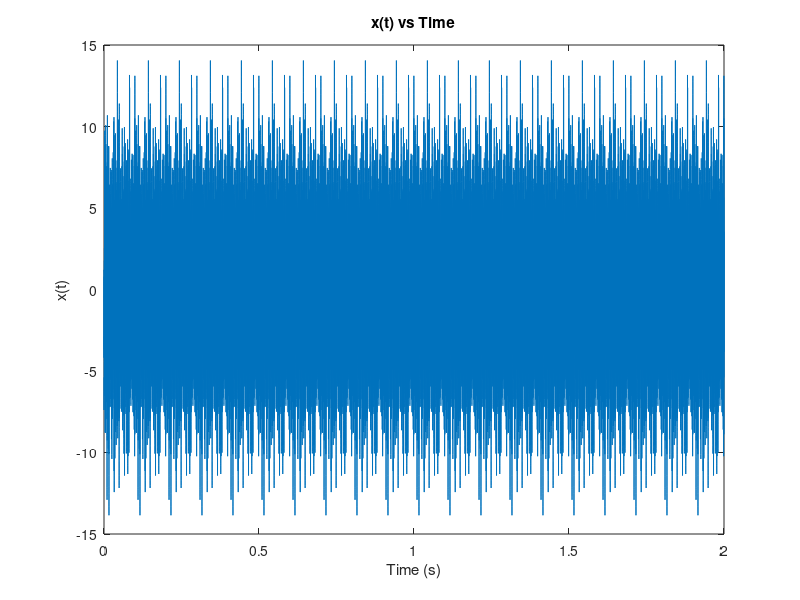
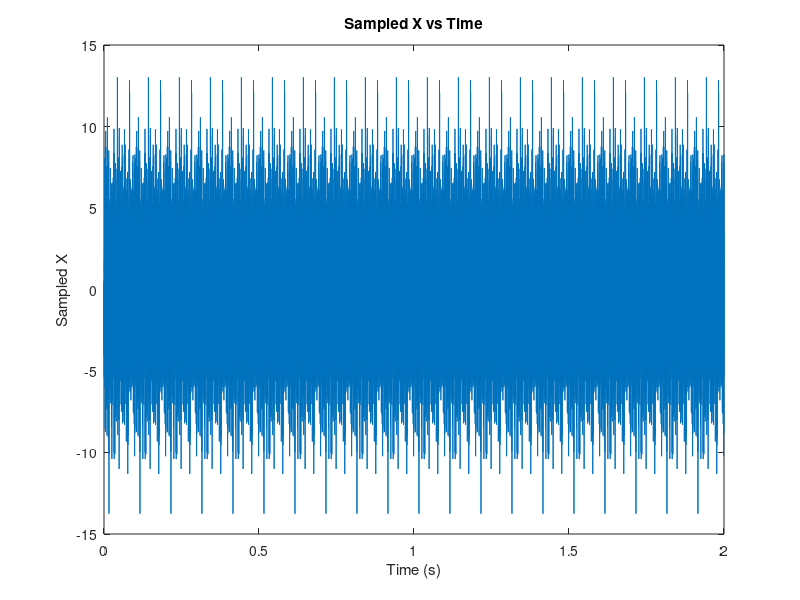
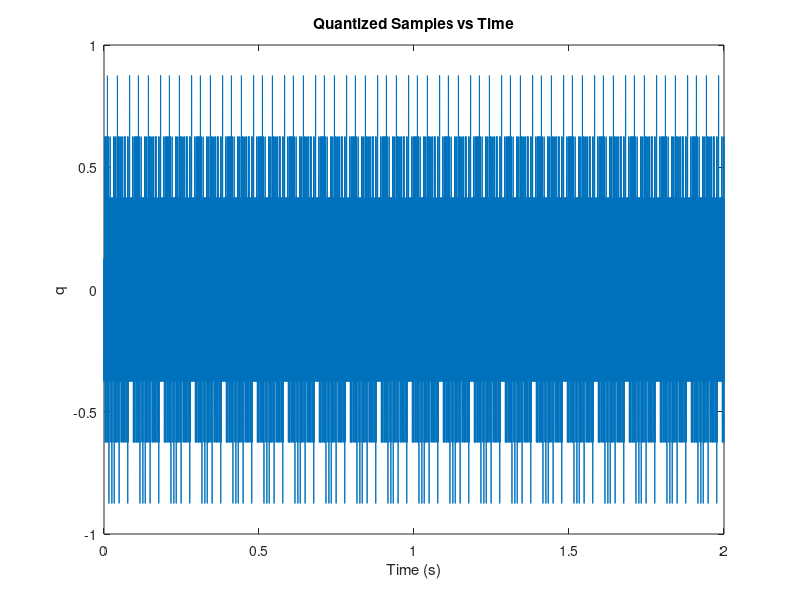
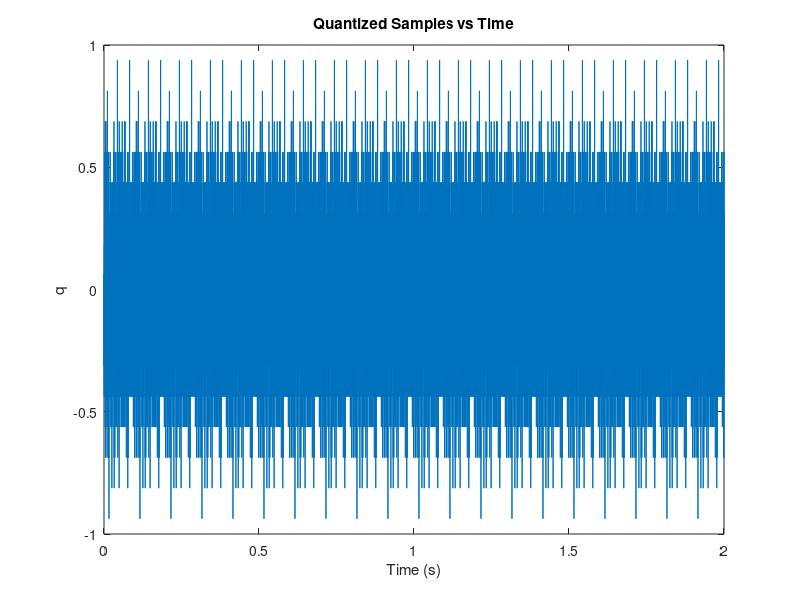

These figures' MATLAB source, in order:
% EECE4572 Communication Systems
% Tim Liming
% Homework 4

%% Variables
K = 111;                    % Number of components
fk = (100:30:3400);         % Frequency components
Ak = rand([1 K]);           % Amplitudes
phi_k = rand([1 K])*2*pi;   % Phases
T = 2;                      % signal duration (2s)
fs = 8E3;                   % 8 kHz sampling freq.
Fs = 10*fs;                 % sampling freq. mimicking CT

t = (0:1/Fs:T);             % time vector

%% 1. Generate x(t)

x_t = 0; % Initialize x(t)

for i=1:K
    % Build Signal Vector (Equation 1)
    x_t = x_t + Ak(i)*cos(2*pi*fk(i).*t+phi_k(i));
end % for

% Plot x(t)
figure(1);
plot(t,x_t);
title('x(t) vs Time');
xlabel('Time (s)');
ylabel('x(t)');

%% 2. Sample the signal

I = Fs/fs; % Sample reduction interval

xs = x_t(1:I:end);  % Sampled signal vector
ts = t(1:I:end);    % Sampled time vector

figure(2);
plot(ts, xs);
title('Sampled X vs Time');
xlabel('Time (s)');
ylabel('Sampled X');

%% 3. Quantize the samples

R_N = [3 4 5 6 7 8];        % Quantization levels
N = 2.^R_N;                 % Uniform quantizer levels

xs_normal = xs/(max(abs(xs))*1.000001); % Normalized Xs

for i=1:length(N)
    
    delta = 2/N(i); % delta
    
    % The following generates a vector with the 
    % Quantization levels
%     A = linspace(-1,0,(N(i)/2)+1);
%     B = linspace(0,1,(N(i)/2)+1);
%     Q_levels = cat(2,A(1:end-1),B);
    
    % Quantized samples
    temp = round(xs_normal/delta-0.5);
    q(i,:) = ((temp)+0.5)*delta;

    % Plot the quantized samples
    figure(2+i);
    plot(ts,q(i,:));
    title('Quantized Samples vs Time');
    xlabel('Time (s)');
    ylabel('q');
    
    % Calculate SQNR
    xs_power = mean(power(xs_normal,2));
    xs_q_power = mean(power(xs_normal - q(i,:),2));
    SQNR = xs_power/xs_q_power; % calculate SQNR
    SQNR_dB(i) = pow2db(SQNR);  % convert into dB
    
end % for

%% 4. Plot SQNR

% Plot SQNR
figure(9);
plot(R_N,SQNR_dB, R_N,6*R_N);
title('SQNR and 6*RN vs RN');
xlabel('RN');
ylabel('SQNR');
legend('SQNR','6*RN','Location','NorthWest');

%% 6. Calculate Rb

Rb = R_N*fs;
